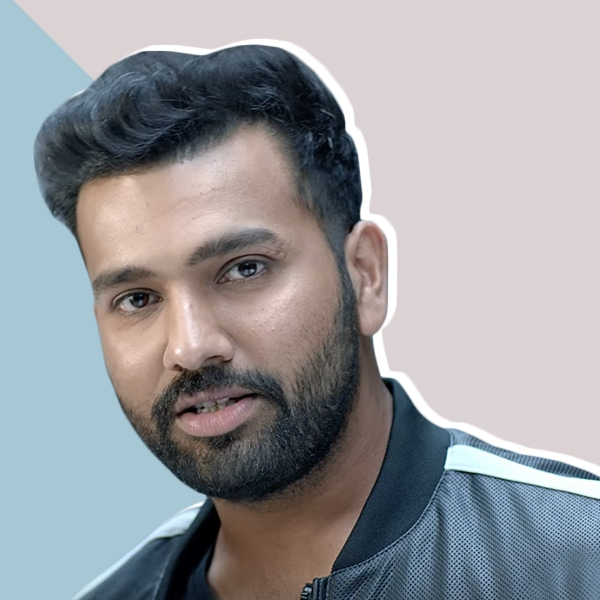
#> input picture img/rohitSharma.jpg, 600 x 600 px
$ python template_matching.py
#> lines starting #> are read from the running program, lines starting #| are printed output that depends on the picture; after the words box and inside, x2 and y2 are one past the last pixel; in counts of white or black regions, pixels touching at a corner belong together
import cv2 as cv
import numpy as np
from matplotlib import pyplot as plt


# Template Matching


def temp_match():
    img = cv.imread("./img/rohitSharma.jpg")
#> img is the input picture: shape (600, 600, 3); mean B, G, R 157.6, 154.1, 152.8
    gray_image = cv.cvtColor(img, cv.COLOR_BGR2GRAY)
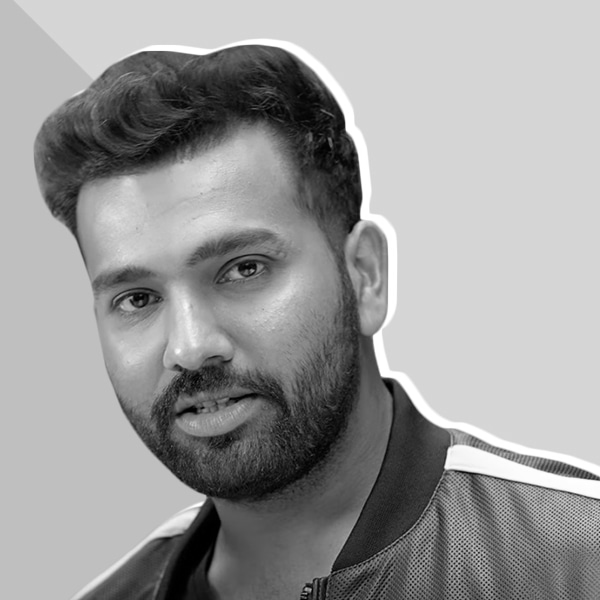
#> gray_image: shape (600, 600); min 0, max 255, mean 154.2
    face_img = cv.imread("./img/rohitSharmaFace.jpg", 0)  # Template
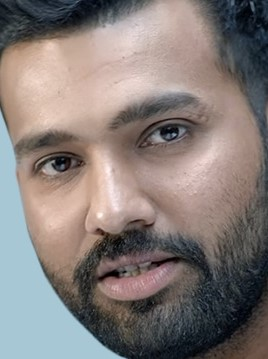
#> input picture img/rohitSharmaFace.jpg, 268 x 359 px
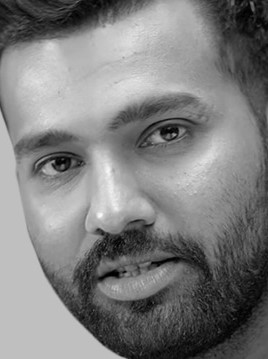
#> face_img: shape (359, 268); min 0, max 250, mean 125.7
    w, h = face_img.shape[::-1]
#> w = 268; h = 359

    res = cv.matchTemplate(gray_image, face_img, cv.TM_CCOEFF_NORMED)
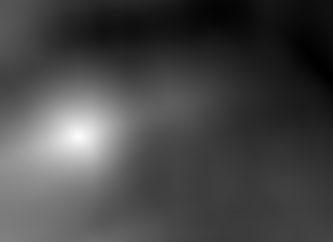
#> res: shape (242, 333) float32; min -0.349, max 1, mean 0.0271; drawn with min black and max white
    # print(res)

    threshold = 0.99

    loc = np.where(res >= threshold)
#> loc = ([135, 136, 136, 136, 137], [78, 77, 78, 79, 78])
    print(loc)
#| (array([135, 136, 136, 136, 137]), array([78, 77, 78, 79, 78]))
    for pt in zip(*loc[::-1]):
        cv.rectangle(img, pt, (pt[0]+w, pt[1]+h), (0, 255, 0), 2)
#> this loop made 5 passes
#> pt on passes 1 to 5: (78, 135), (77, 136), (78, 136), (79, 136), (78, 137)
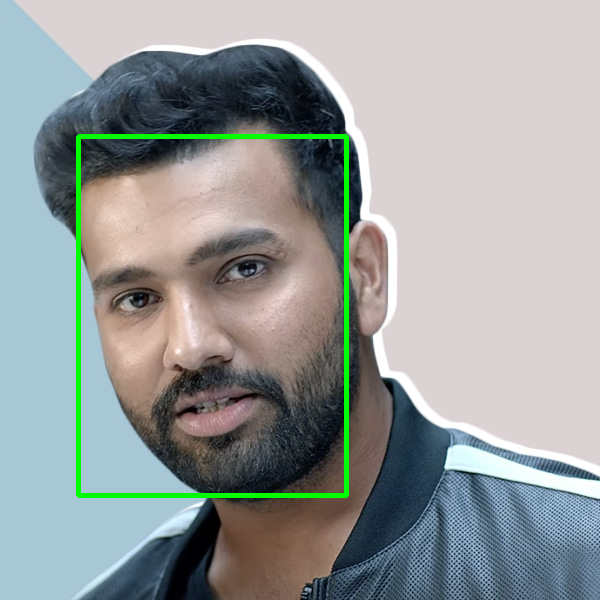
#> img: shape (600, 600, 3); 1.74% of pixels changed, all inside (x1, y1, x2, y2) = (76, 134, 349, 498)
    cv.imshow("Original Image", img)
    cv.waitKey()
    cv.destroyAllWindows()


if __name__ == "__main__":
    temp_match()
